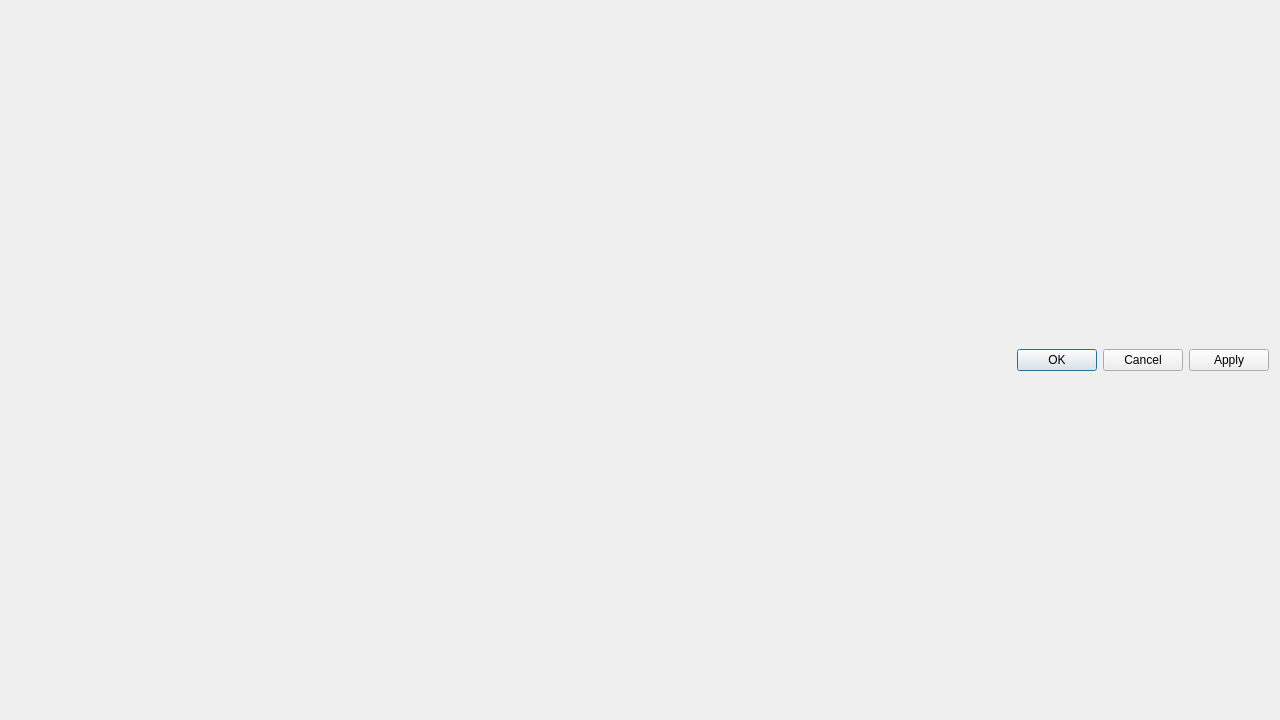
<?xml version="1.0" encoding="UTF-8"?>
<ui version="4.0">
 <class>QuestEditor</class>
 <widget class="QDialog" name="QuestEditor">
  <property name="geometry">
   <rect>
    <x>0</x>
    <y>0</y>
    <width>1280</width>
    <height>720</height>
   </rect>
  </property>
  <property name="sizePolicy">
   <sizepolicy hsizetype="Preferred" vsizetype="Preferred">
    <horstretch>0</horstretch>
    <verstretch>0</verstretch>
   </sizepolicy>
  </property>
  <property name="windowTitle">
   <string>Quest Editor</string>
  </property>
  <layout class="QVBoxLayout" name="verticalLayout">
   <item>
    <layout class="QHBoxLayout" name="horizontalLayout"/>
   </item>
   <item>
    <widget class="QDialogButtonBox" name="buttonBox">
     <property name="orientation">
      <enum>Qt::Horizontal</enum>
     </property>
     <property name="standardButtons">
      <set>QDialogButtonBox::Apply|QDialogButtonBox::Cancel|QDialogButtonBox::Ok</set>
     </property>
    </widget>
   </item>
  </layout>
 </widget>
 <resources/>
 <connections>
  <connection>
   <sender>buttonBox</sender>
   <signal>rejected()</signal>
   <receiver>QuestEditor</receiver>
   <slot>reject()</slot>
   <hints>
    <hint type="sourcelabel">
     <x>316</x>
     <y>260</y>
    </hint>
    <hint type="destinationlabel">
     <x>286</x>
     <y>274</y>
    </hint>
   </hints>
  </connection>
  <connection>
   <sender>buttonBox</sender>
   <signal>accepted()</signal>
   <receiver>QuestEditor</receiver>
   <slot>accept()</slot>
   <hints>
    <hint type="sourcelabel">
     <x>248</x>
     <y>254</y>
    </hint>
    <hint type="destinationlabel">
     <x>157</x>
     <y>274</y>
    </hint>
   </hints>
  </connection>
 </connections>
</ui>
